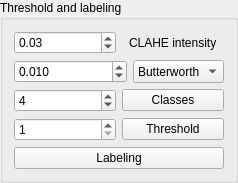
         <widget class="QGroupBox" name="groupBox">
          <property name="title">
           <string>Threshold and labeling</string>
          </property>
          <layout class="QVBoxLayout" name="verticalLayout_11">
           <item>
            <layout class="QHBoxLayout" name="horizontalLayout_8">
             <item>
              <widget class="QDoubleSpinBox" name="CLAHE_SpinBox">
               <property name="sizePolicy">
                <sizepolicy hsizetype="Fixed" vsizetype="Preferred">
                 <horstretch>0</horstretch>
                 <verstretch>0</verstretch>
                </sizepolicy>
               </property>
               <property name="minimumSize">
                <size>
                 <width>100</width>
                 <height>0</height>
                </size>
               </property>
               <property name="maximumSize">
                <size>
                 <width>126</width>
                 <height>16777215</height>
                </size>
               </property>
               <property name="toolTip">
                <string>&lt;html&gt;&lt;head/&gt;&lt;body&gt;&lt;p&gt;&lt;span style=&quot; font-size:11pt;&quot;&gt;The higher the value, the stronger the Contrast Limited Adaptative Histogram Equalization (CLAHE)&lt;/span&gt;&lt;/p&gt;&lt;/body&gt;&lt;/html&gt;</string>
               </property>
               <property name="alignment">
                <set>Qt::AlignLeading|Qt::AlignLeft|Qt::AlignVCenter</set>
               </property>
               <property name="decimals">
                <number>2</number>
               </property>
               <property name="minimum">
                <double>0.010000000000000</double>
               </property>
               <property name="maximum">
                <double>1.000000000000000</double>
               </property>
               <property name="singleStep">
                <double>0.010000000000000</double>
               </property>
               <property name="value">
                <double>0.030000000000000</double>
               </property>
              </widget>
             </item>
             <item alignment="Qt::AlignHCenter">
              <widget class="QLabel" name="label_2">
               <property name="sizePolicy">
                <sizepolicy hsizetype="Maximum" vsizetype="Preferred">
                 <horstretch>0</horstretch>
                 <verstretch>0</verstretch>
                </sizepolicy>
               </property>
               <property name="minimumSize">
                <size>
                 <width>77</width>
                 <height>0</height>
                </size>
               </property>
               <property name="styleSheet">
                <string notr="true">font: 10pt &quot;Noto Sans Cond&quot;;</string>
               </property>
               <property name="text">
                <string>CLAHE intensity</string>
               </property>
               <property name="alignment">
                <set>Qt::AlignLeading|Qt::AlignLeft|Qt::AlignVCenter</set>
               </property>
              </widget>
             </item>
            </layout>
           </item>
           <item>
            <layout class="QHBoxLayout" name="horizontalLayout_3">
             <item>
              <widget class="QDoubleSpinBox" name="spinBox_filter">
               <property name="sizePolicy">
                <sizepolicy hsizetype="Fixed" vsizetype="Preferred">
                 <horstretch>0</horstretch>
                 <verstretch>0</verstretch>
                </sizepolicy>
               </property>
               <property name="minimumSize">
                <size>
                 <width>113</width>
                 <height>0</height>
                </size>
               </property>
               <property name="maximumSize">
                <size>
                 <width>117</width>
                 <height>16777215</height>
                </size>
               </property>
               <property name="toolTip">
                <string>&lt;html&gt;&lt;head/&gt;&lt;body&gt;&lt;p&gt;&lt;span style=&quot; font-size:11pt;&quot;&gt;Parameter value (Butterworth or mean, depending on the chosen filter).&lt;/span&gt;&lt;/p&gt;&lt;/body&gt;&lt;/html&gt;</string>
               </property>
               <property name="alignment">
                <set>Qt::AlignLeading|Qt::AlignLeft|Qt::AlignVCenter</set>
               </property>
               <property name="decimals">
                <number>3</number>
               </property>
               <property name="maximum">
                <double>0.500000000000000</double>
               </property>
               <property name="singleStep">
                <double>0.010000000000000</double>
               </property>
               <property name="value">
                <double>0.010000000000000</double>
               </property>
              </widget>
             </item>
             <item>
              <widget class="QComboBox" name="FilterBox">
               <property name="sizePolicy">
                <sizepolicy hsizetype="Preferred" vsizetype="Preferred">
                 <horstretch>0</horstretch>
                 <verstretch>0</verstretch>
                </sizepolicy>
               </property>
               <property name="minimumSize">
                <size>
                 <width>79</width>
                 <height>0</height>
                </size>
               </property>
               <property name="maximumSize">
                <size>
                 <width>16777215</width>
                 <height>16777215</height>
                </size>
               </property>
               <property name="toolTip">
                <string>&lt;html&gt;&lt;head/&gt;&lt;body&gt;&lt;p&gt;&lt;span style=&quot; font-size:11pt;&quot;&gt;Choose a filter and modify its value with the slider below.&lt;/span&gt;&lt;/p&gt;&lt;/body&gt;&lt;/html&gt;</string>
               </property>
               <item>
                <property name="text">
                 <string>Butterworth</string>
                </property>
               </item>
               <item>
                <property name="text">
                 <string>Mean filter</string>
                </property>
               </item>
               <item>
                <property name="text">
                 <string>Top-hat</string>
                </property>
               </item>
              </widget>
             </item>
            </layout>
           </item>
           <item>
            <layout class="QHBoxLayout" name="horizontalLayout">
             <item>
              <widget class="QSpinBox" name="ClassBox">
               <property name="sizePolicy">
                <sizepolicy hsizetype="Preferred" vsizetype="Minimum">
                 <horstretch>0</horstretch>
                 <verstretch>0</verstretch>
                </sizepolicy>
               </property>
               <property name="minimumSize">
                <size>
                 <width>79</width>
                 <height>0</height>
                </size>
               </property>
               <property name="maximumSize">
                <size>
                 <width>117</width>
                 <height>16777215</height>
                </size>
               </property>
               <property name="toolTip">
                <string>&lt;html&gt;&lt;head/&gt;&lt;body&gt;&lt;p&gt;&lt;span style=&quot; font-size:11pt;&quot;&gt;Choose a number of classes to perform Otsu segmentation.&lt;/span&gt;&lt;/p&gt;&lt;/body&gt;&lt;/html&gt;</string>
               </property>
               <property name="minimum">
                <number>2</number>
               </property>
               <property name="maximum">
                <number>30</number>
               </property>
               <property name="value">
                <number>4</number>
               </property>
              </widget>
             </item>
             <item>
              <widget class="QPushButton" name="ComputeClass_bttn">
               <property name="sizePolicy">
                <sizepolicy hsizetype="Preferred" vsizetype="Fixed">
                 <horstretch>0</horstretch>
                 <verstretch>0</verstretch>
                </sizepolicy>
               </property>
               <property name="minimumSize">
                <size>
                 <width>96</width>
                 <height>0</height>
                </size>
               </property>
               <property name="maximumSize">
                <size>
                 <width>16777215</width>
                 <height>16777215</height>
                </size>
               </property>
               <property name="toolTip">
                <string>&lt;html&gt;&lt;head/&gt;&lt;body&gt;&lt;p&gt;&lt;span style=&quot; font-size:11pt;&quot;&gt;Run the Otsu computation given the number of classes.&lt;/span&gt;&lt;/p&gt;&lt;/body&gt;&lt;/html&gt;</string>
               </property>
               <property name="text">
                <string>Classes</string>
               </property>
               <property name="icon">
                <iconset>
                 <normaloff>icons/filter_icon.png</normaloff>icons/filter_icon.png</iconset>
               </property>
              </widget>
             </item>
            </layout>
           </item>
           <item>
            <layout class="QHBoxLayout" name="horizontalLayout_2">
             <item>
              <widget class="QSpinBox" name="ThresholdBox">
               <property name="sizePolicy">
                <sizepolicy hsizetype="Preferred" vsizetype="Minimum">
                 <horstretch>0</horstretch>
                 <verstretch>0</verstretch>
                </sizepolicy>
               </property>
               <property name="minimumSize">
                <size>
                 <width>79</width>
                 <height>0</height>
                </size>
               </property>
               <property name="maximumSize">
                <size>
                 <width>117</width>
                 <height>16777215</height>
                </size>
               </property>
               <property name="toolTip">
                <string>&lt;html&gt;&lt;head/&gt;&lt;body&gt;&lt;p&gt;&lt;span style=&quot; font-size:11pt;&quot;&gt;Choose the classes that must be kept in the binary thresholding (current value included).&lt;/span&gt;&lt;/p&gt;&lt;/body&gt;&lt;/html&gt;</string>
               </property>
               <property name="minimum">
                <number>1</number>
               </property>
               <property name="maximum">
                <number>30</number>
               </property>
               <property name="value">
                <number>1</number>
               </property>
              </widget>
             </item>
             <item>
              <widget class="QPushButton" name="Threshold_bttn">
               <property name="sizePolicy">
                <sizepolicy hsizetype="Preferred" vsizetype="Fixed">
                 <horstretch>0</horstretch>
                 <verstretch>0</verstretch>
                </sizepolicy>
               </property>
               <property name="minimumSize">
                <size>
                 <width>96</width>
                 <height>0</height>
                </size>
               </property>
               <property name="maximumSize">
                <size>
                 <width>16777215</width>
                 <height>16777215</height>
                </size>
               </property>
               <property name="toolTip">
                <string>&lt;html&gt;&lt;head/&gt;&lt;body&gt;&lt;p&gt;&lt;span style=&quot; font-size:11pt;&quot;&gt;Perform the thresholding to obtain a binary image.&lt;/span&gt;&lt;/p&gt;&lt;/body&gt;&lt;/html&gt;</string>
               </property>
               <property name="text">
                <string>Threshold</string>
               </property>
               <property name="icon">
                <iconset>
                 <normaloff>icons/filter_icon.png</normaloff>icons/filter_icon.png</iconset>
               </property>
              </widget>
             </item>
            </layout>
           </item>
           <item>
            <widget class="QPushButton" name="ComputeLabels_bttn">
             <property name="sizePolicy">
              <sizepolicy hsizetype="Minimum" vsizetype="Fixed">
               <horstretch>0</horstretch>
               <verstretch>0</verstretch>
              </sizepolicy>
             </property>
             <property name="minimumSize">
              <size>
               <width>96</width>
               <height>0</height>
              </size>
             </property>
             <property name="maximumSize">
              <size>
               <width>16777215</width>
               <height>16777215</height>
              </size>
             </property>
             <property name="toolTip">
              <string>&lt;html&gt;&lt;head/&gt;&lt;body&gt;&lt;p&gt;&lt;span style=&quot; font-size:11pt;&quot;&gt;Perform determination of grain (labeling grains).&lt;/span&gt;&lt;/p&gt;&lt;/body&gt;&lt;/html&gt;</string>
             </property>
             <property name="text">
              <string>Labeling</string>
             </property>
             <property name="icon">
              <iconset>
               <normaloff>icons/Grain_Icons.png</normaloff>icons/Grain_Icons.png</iconset>
             </property>
            </widget>
           </item>
          </layout>
         </widget>
